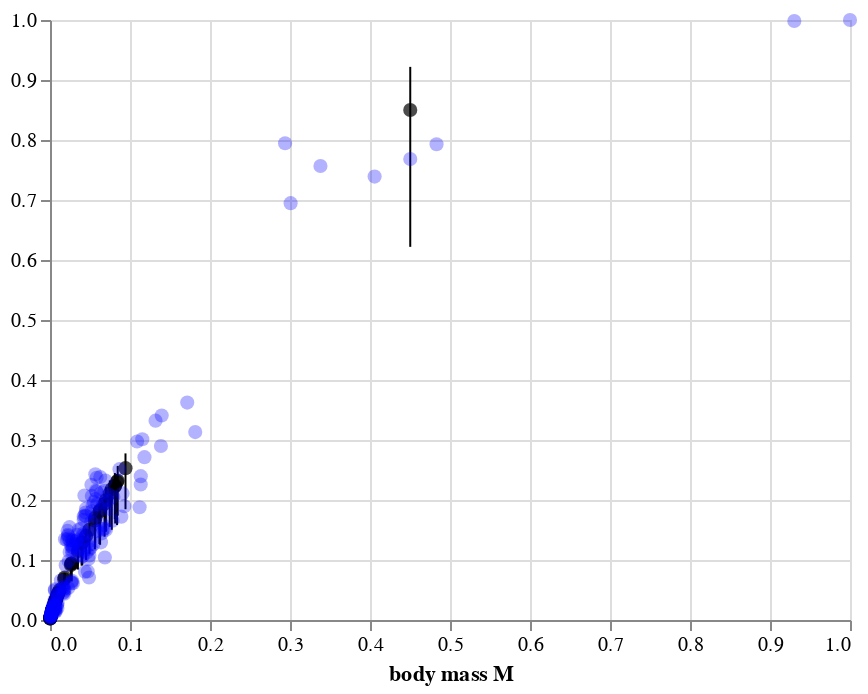

Notebook cell for this chart:
### Code cell
# generate the points
points = alt.Chart(aux).mark_point(
    filled=True,
    size=50,
    color='black'
).encode(
    x=alt.X('M', title='body mass M',scale=alt.Scale(domain=(0, 1))),
    y=alt.Y('B', title='brain size B',scale=alt.Scale(domain=(0, 1)))
)

points2 = alt.Chart(d).mark_point(
    filled=True,
    size=50,
    color='blue',
    opacity=0.3
).encode(
    x=alt.X('M', scale=alt.Scale(domain=(0, 1))),
    y=alt.Y('B', scale=alt.Scale(domain=(0, 1)))
)

# generate the error bars
errorbars = alt.Chart(aux).mark_errorbar().encode(
    x=alt.X("M"),
    y=alt.Y("B_lower_hpdi:Q", title=None),
    y2="B_upper_hpdi:Q"
)

points + errorbars + points2

### Figure 1 — Vega-Lite specification as saved in the notebook (floating-point values rounded to 4 significant figures; data arrays with more than 128 entries replaced by an {"elided": "..."} marker saying what was removed)
{"$schema": "https://vega.github.io/schema/vega-lite/v3.3.0.json", "config": {"mark": {"tooltip": null}, "view": {"height": 300, "width": 400}}, "data": {"name": "data-ba9ad9c6de9be31ad925cdb10e11dd2a"}, "datasets": {"data-b671b0ddfc642a779346876ec2d067a3": {"elided": "238 records"}, "data-ba9ad9c6de9be31ad925cdb10e11dd2a": [{"B": 0.004772, "B_lower_hpdi": 0.003471, "B_upper_hpdi": 0.005256, "M": 0.0006007}, {"B": 0.02917, "B_lower_hpdi": 0.02073, "B_upper_hpdi": 0.03167, "M": 0.006085}, {"B": 0.03415, "B_lower_hpdi": 0.02381, "B_upper_hpdi": 0.03629, "M": 0.007369}, {"B": 0.02678, "B_lower_hpdi": 0.01876, "B_upper_hpdi": 0.02868, "M": 0.005408}, {"B": 0.2228, "B_lower_hpdi": 0.1681, "B_upper_hpdi": 0.245, "M": 0.08106}, {"B": 0.03274, "B_lower_hpdi": 0.02459, "B_upper_hpdi": 0.03631, "M": 0.006905}, {"B": 0.03674, "B_lower_hpdi": 0.02585, "B_upper_hpdi": 0.03897, "M": 0.008212}, {"B": 0.0341, "B_lower_hpdi": 0.02302, "B_upper_hpdi": 0.03525, "M": 0.00737}, {"B": 0.0457, "B_lower_hpdi": 0.0336, "B_upper_hpdi": 0.04982, "M": 0.0107}, {"B": 0.0422, "B_lower_hpdi": 0.02785, "B_upper_hpdi": 0.04433, "M": 0.009577}, {"B": 0.01804, "B_lower_hpdi": 0.01298, "B_upper_hpdi": 0.01954, "M": 0.0033}, {"B": 0.0141, "B_lower_hpdi": 0.01039, "B_upper_hpdi": 0.0154, "M": 0.002381}, {"B": 0.01516, "B_lower_hpdi": 0.01048, "B_upper_hpdi": 0.01602, "M": 0.002631}, {"B": 0.0161, "B_lower_hpdi": 0.0112, "B_upper_hpdi": 0.01709, "M": 0.002846}, {"B": 0.01637, "B_lower_hpdi": 0.01205, "B_upper_hpdi": 0.01798, "M": 0.002885}, {"B": 0.01873, "B_lower_hpdi": 0.01342, "B_upper_hpdi": 0.02021, "M": 0.003414}, {"B": 0.09372, "B_lower_hpdi": 0.06672, "B_upper_hpdi": 0.1036, "M": 0.0265}, {"B": 0.1284, "B_lower_hpdi": 0.09052, "B_upper_hpdi": 0.1365, "M": 0.03948}, {"B": 0.1294, "B_lower_hpdi": 0.09144, "B_upper_hpdi": 0.1376, "M": 0.04044}, {"B": 0.07067, "B_lower_hpdi": 0.05158, "B_upper_hpdi": 0.07848, "M": 0.01842}, {"B": 0.01188, "B_lower_hpdi": 0.008293, "B_upper_hpdi": 0.01241, "M": 0.001923}, {"B": 0.04975, "B_lower_hpdi": 0.0372, "B_upper_hpdi": 0.05492, "M": 0.01202}, {"B": 0.8499, "B_lower_hpdi": 0.6219, "B_upper_hpdi": 0.9219, "M": 0.4503}, {"B": 0.1402, "B_lower_hpdi": 0.1002, "B_upper_hpdi": 0.1521, "M": 0.04508}, {"B": 0.02512, "B_lower_hpdi": 0.0188, "B_upper_hpdi": 0.02785, "M": 0.005047}, {"B": 0.02817, "B_lower_hpdi": 0.02045, "B_upper_hpdi": 0.03111, "M": 0.005814}, {"B": 0.1654, "B_lower_hpdi": 0.1178, "B_upper_hpdi": 0.176, "M": 0.05608}, {"B": 0.09155, "B_lower_hpdi": 0.07035, "B_upper_hpdi": 0.1027, "M": 0.02615}, {"B": 0.1151, "B_lower_hpdi": 0.08413, "B_upper_hpdi": 0.1247, "M": 0.03488}, {"B": 0.2237, "B_lower_hpdi": 0.1609, "B_upper_hpdi": 0.2435, "M": 0.08149}, {"B": 0.2181, "B_lower_hpdi": 0.1503, "B_upper_hpdi": 0.2294, "M": 0.0772}, {"B": 0.00247, "B_lower_hpdi": 0.001891, "B_upper_hpdi": 0.002764, "M": 0.0002573}, {"B": 0.004425, "B_lower_hpdi": 0.003344, "B_upper_hpdi": 0.004934, "M": 0.0005403}, {"B": 0.002335, "B_lower_hpdi": 0.001651, "B_upper_hpdi": 0.002494, "M": 0.0002402}, {"B": 0.003832, "B_lower_hpdi": 0.0026, "B_upper_hpdi": 0.00407, "M": 0.0004508}, {"B": 0.00335, "B_lower_hpdi": 0.00232, "B_upper_hpdi": 0.003591, "M": 0.0003774}, {"B": 0.004312, "B_lower_hpdi": 0.003109, "B_upper_hpdi": 0.004649, "M": 0.0005232}, {"B": 0.04216, "B_lower_hpdi": 0.03176, "B_upper_hpdi": 0.04702, "M": 0.009607}, {"B": 0.1506, "B_lower_hpdi": 0.1103, "B_upper_hpdi": 0.1611, "M": 0.04931}, {"B": 0.1699, "B_lower_hpdi": 0.1217, "B_upper_hpdi": 0.1827, "M": 0.05631}, {"B": 0.0175, "B_lower_hpdi": 0.01252, "B_upper_hpdi": 0.01888, "M": 0.003153}, {"B": 0.2303, "B_lower_hpdi": 0.1583, "B_upper_hpdi": 0.2432, "M": 0.08382}, {"B": 0.1937, "B_lower_hpdi": 0.1388, "B_upper_hpdi": 0.2085, "M": 0.0682}, {"B": 0.1806, "B_lower_hpdi": 0.1266, "B_upper_hpdi": 0.1888, "M": 0.06177}, {"B": 0.06783, "B_lower_hpdi": 0.05207, "B_upper_hpdi": 0.07711, "M": 0.01776}, {"B": 0.09451, "B_lower_hpdi": 0.06426, "B_upper_hpdi": 0.09854, "M": 0.02716}, {"B": 0.1999, "B_lower_hpdi": 0.1472, "B_upper_hpdi": 0.221, "M": 0.06989}, {"B": 0.232, "B_lower_hpdi": 0.1739, "B_upper_hpdi": 0.2568, "M": 0.08462}, {"B": 0.253, "B_lower_hpdi": 0.1846, "B_upper_hpdi": 0.2777, "M": 0.09436}, {"B": 0.0195, "B_lower_hpdi": 0.01397, "B_upper_hpdi": 0.02136, "M": 0.003577}, {"B": 0.01757, "B_lower_hpdi": 0.01254, "B_upper_hpdi": 0.01878, "M": 0.003138}, {"B": 0.01671, "B_lower_hpdi": 0.01106, "B_upper_hpdi": 0.01737, "M": 0.002962}, {"B": 0.0297, "B_lower_hpdi": 0.02115, "B_upper_hpdi": 0.03207, "M": 0.00615}, {"B": 0.03223, "B_lower_hpdi": 0.02281, "B_upper_hpdi": 0.03472, "M": 0.006819}, {"B": 0.2107, "B_lower_hpdi": 0.1552, "B_upper_hpdi": 0.2327, "M": 0.07477}, {"B": 0.1831, "B_lower_hpdi": 0.1254, "B_upper_hpdi": 0.1927, "M": 0.06261}]}, "layer": [{"encoding": {"x": {"field": "M", "scale": {"domain": [0, 1]}, "title": "body mass M", "type": "quantitative"}, "y": {"field": "B", "scale": {"domain": [0, 1]}, "title": "brain size B", "type": "quantitative"}}, "mark": {"color": "black", "filled": true, "size": 50, "type": "point"}}, {"encoding": {"x": {"field": "M", "type": "quantitative"}, "y": {"field": "B_lower_hpdi", "title": null, "type": "quantitative"}, "y2": {"field": "B_upper_hpdi"}}, "mark": "errorbar"}, {"data": {"name": "data-b671b0ddfc642a779346876ec2d067a3"}, "encoding": {"x": {"field": "M", "scale": {"domain": [0, 1]}, "type": "quantitative"}, "y": {"field": "B", "scale": {"domain": [0, 1]}, "type": "quantitative"}}, "mark": {"color": "blue", "filled": true, "opacity": 0.3, "size": 50, "type": "point"}}]}
